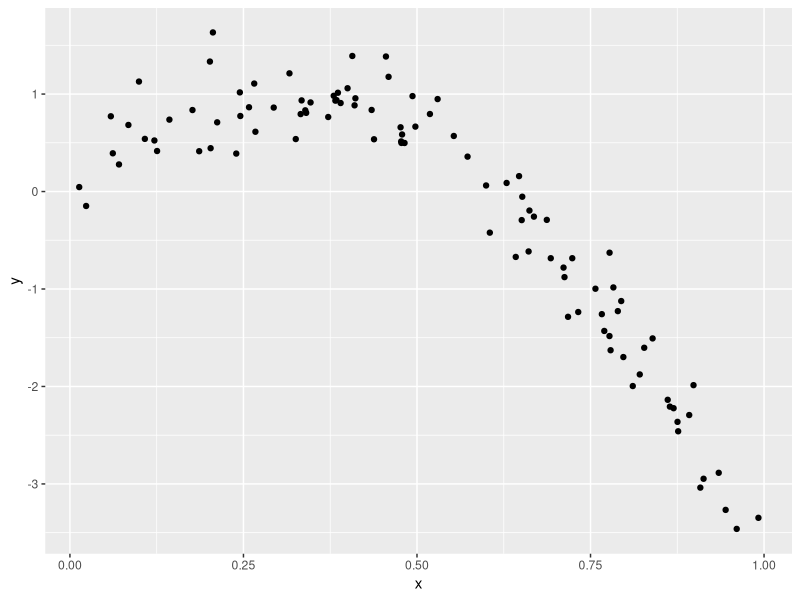
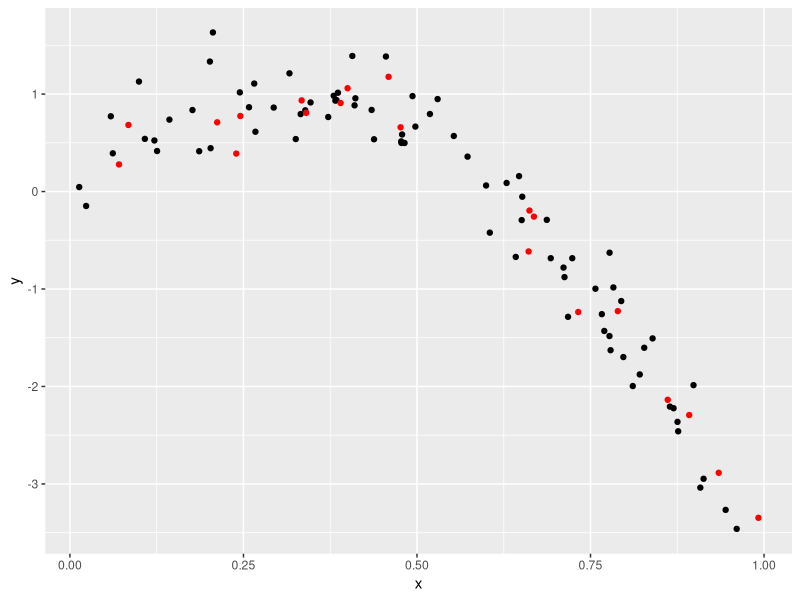
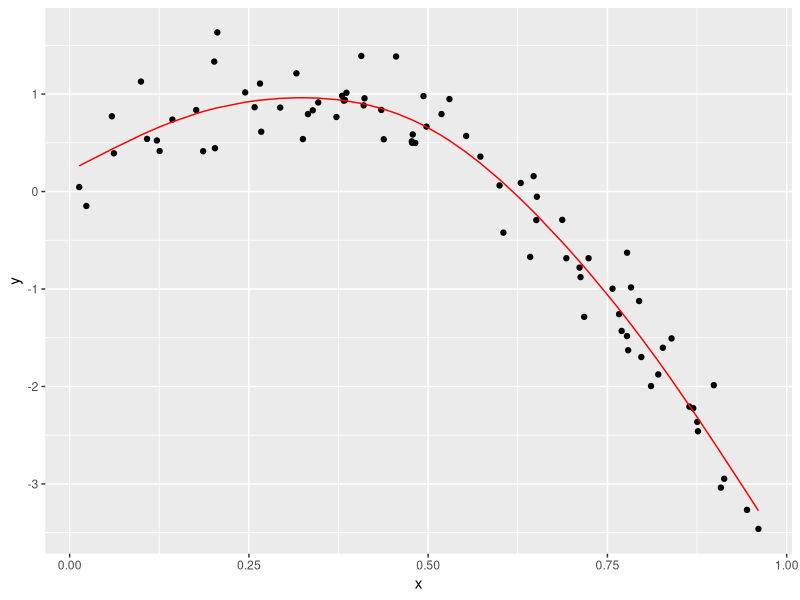
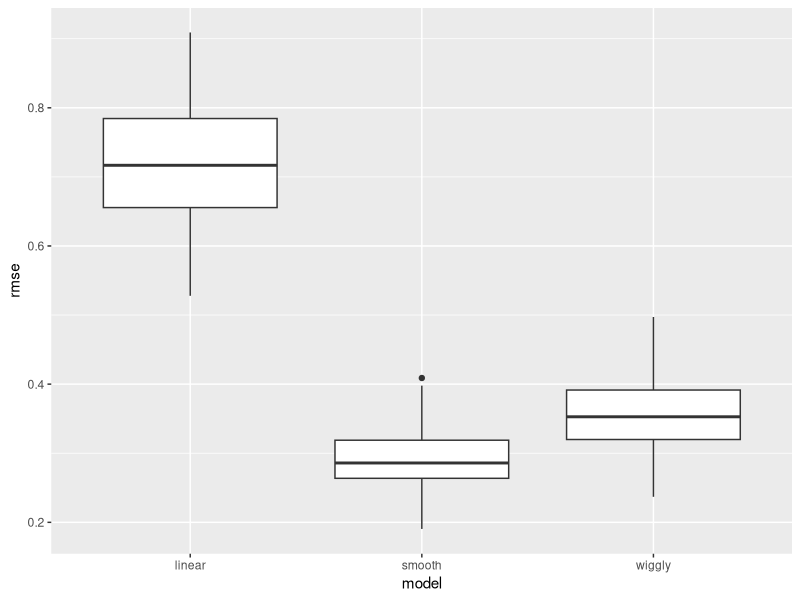

Source code (R) for these figures, in order:
## ---- chunk 1
library(tidyverse)
library(modelr)
library(mgcv)
## ---- chunk 2
set.seed(1)

nonlin_df = 
  tibble(
    id = 1:100,
    x = runif(100, 0, 1),
    y = 1 - 10 * (x - .3) ^ 2 + rnorm(100, 0, .3)
  )

nonlin_df %>% 
  ggplot(aes(x = x, y = y)) + 
  geom_point()
## ---- chunk 3
train_df = sample_n(nonlin_df, 80)
# select the exact 20 that is not in the 80 from above 
# anti join: look what is in the nonlin and in the train df 
test_df = anti_join(nonlin_df, train_df, by = "id")

ggplot(train_df, aes(x = x, y = y)) + 
  geom_point() + 
  geom_point(data = test_df, color = "red")
## ---- chunk 4
linear_mod = lm(y~x, data = train_df)
smooth_mod = mgcv::gam(y ~ s(x), data = train_df)
wiggly_mod = mgcv::gam(y ~ s(x, k = 30), sp = 10e-6, data = train_df)
## ---- chunk 5
train_df %>% 
  add_predictions(smooth_mod) %>% 
  ggplot(aes(x = x, y = y)) + 
  geom_point() + 
  geom_line(aes(y = pred), color = "red")
## ---- chunk 6
rmse(linear_mod, test_df)
rmse(smooth_mod, test_df)
rmse(wiggly_mod, test_df)
## ---- chunk 7
#randomized 80-20 data set for 100 time, each time is a new set
cv_df = 
  crossv_mc(nonlin_df,100)

#we can conver it to tibble see what values are in each. 
cv_df %>%  pull(train) %>% .[[1]] %>% as_tibble()
## ---- chunk 8
cv_df =
  cv_df %>% 
  mutate(
    train = map(train, as_tibble),
    test = map(test, as_tibble))
## ---- chunk 9
cv_df = 
  cv_df %>% 
  mutate(
    linear_mod  = map(train, ~lm(y ~ x, data = .x)),
    smooth_mod  = map(train, ~mgcv::gam(y ~ s(x), data = .x)),
    wiggly_mod  = map(train, ~gam(y ~ s(x, k = 30), sp = 10e-6, data = .x))) %>% 
  mutate(
    rmse_linear = map2_dbl(linear_mod, test, ~rmse(model = .x, data = .y)),
    rmse_smooth = map2_dbl(smooth_mod, test, ~rmse(model = .x, data = .y)),
    rmse_wiggly = map2_dbl(wiggly_mod, test, ~rmse(model = .x, data = .y)))
## ---- chunk 10
cv_df %>% 
  select(.id, starts_with("rmse")) %>% 
  pivot_longer(
    rmse_linear:rmse_wiggly,
    names_to = "model",
    values_to = "rmse",
    names_prefix = "rmse_"
  ) %>% 
  ggplot(aes(x = model, y = rmse)) +
  geom_boxplot()
